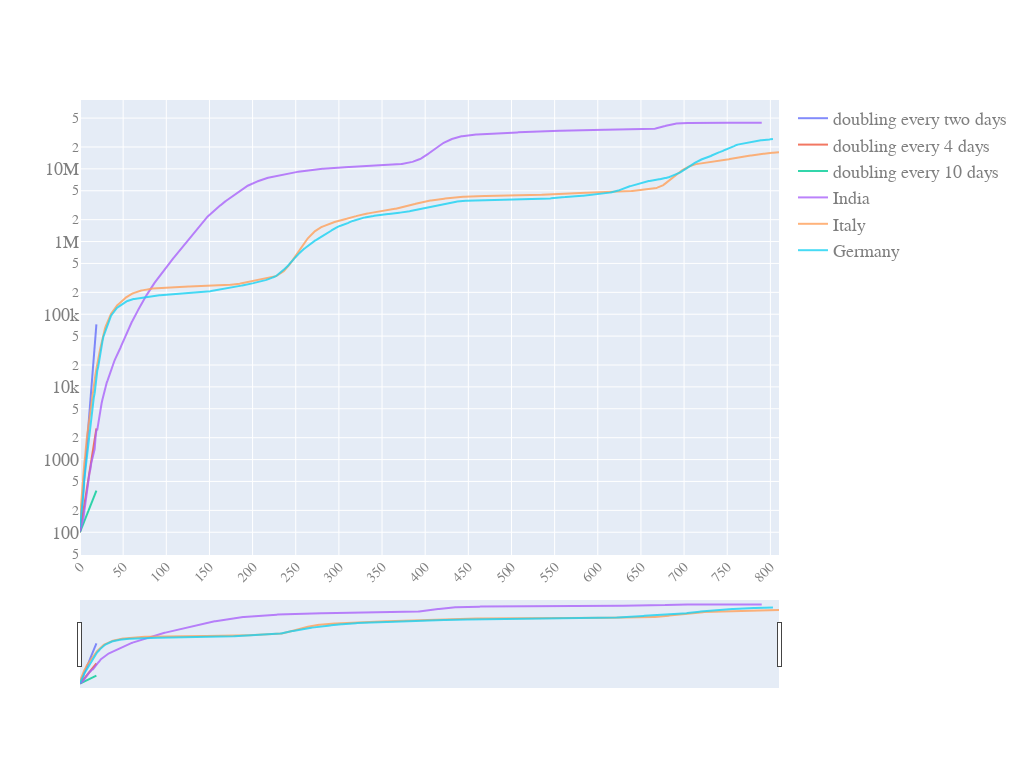

Notebook code for this chart:
### Code cell
quick_plot(pd_sync_timelines_w_slope.date,
           pd_sync_timelines_w_slope.iloc[:,0:6],
           y_scale='log',
           slider=True)

### Figure 1 — Plotly figure (JSON) as saved in the notebook; plotly's stock layout.template omitted (floating-point values rounded to 4 significant figures; data arrays with more than 128 entries replaced by an {"elided": "..."} marker saying what was removed)
{"data": [{"name": "doubling every two days", "opacity": 0.8, "type": "scatter", "x": {"elided": "811 int values"}, "y": {"elided": "811 float values"}}, {"name": "doubling every 4 days", "opacity": 0.8, "type": "scatter", "x": {"elided": "811 int values"}, "y": {"elided": "811 float values"}}, {"name": "doubling every 10 days", "opacity": 0.8, "type": "scatter", "x": {"elided": "811 int values"}, "y": {"elided": "811 float values"}}, {"name": "India", "opacity": 0.8, "type": "scatter", "x": {"elided": "811 int values"}, "y": {"elided": "811 float values"}}, {"name": "Italy", "opacity": 0.8, "type": "scatter", "x": {"elided": "811 int values"}, "y": {"elided": "811 float values"}}, {"name": "Germany", "opacity": 0.8, "type": "scatter", "x": {"elided": "811 int values"}, "y": {"elided": "811 float values"}}], "layout": {"autosize": true, "font": {"color": "#7f7f7f", "family": "PT Sans, monospace", "size": 18}, "height": 768, "width": 1024, "xaxis": {"nticks": 20, "rangeslider": {"visible": true}, "tickangle": -45, "tickfont": {"color": "#7f7f7f", "size": 14}}, "yaxis": {"type": "log"}}}
